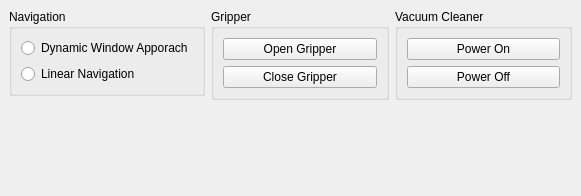
<?xml version="1.0" encoding="UTF-8"?>
<ui version="4.0">
 <class>MainWindow</class>
 <widget class="QMainWindow" name="MainWindow">
  <property name="geometry">
   <rect>
    <x>0</x>
    <y>0</y>
    <width>581</width>
    <height>196</height>
   </rect>
  </property>
  <property name="windowTitle">
   <string>Control GUI of Chromosome</string>
  </property>
  <widget class="QWidget" name="centralwidget">
   <layout class="QHBoxLayout" name="horizontalLayout">
    <item>
     <layout class="QVBoxLayout" name="verticalLayout">
      <item>
       <widget class="QGroupBox" name="groupBox">
        <property name="title">
         <string>Navigation</string>
        </property>
        <layout class="QVBoxLayout" name="verticalLayout_2">
         <item>
          <widget class="QRadioButton" name="rDWA">
           <property name="text">
            <string>Dynamic Window Apporach</string>
           </property>
          </widget>
         </item>
         <item>
          <widget class="QRadioButton" name="rLin">
           <property name="text">
            <string>Linear Navigation</string>
           </property>
          </widget>
         </item>
        </layout>
        <zorder>rLin</zorder>
        <zorder>rDWA</zorder>
       </widget>
      </item>
      <item>
       <spacer name="verticalSpacer">
        <property name="orientation">
         <enum>Qt::Vertical</enum>
        </property>
        <property name="sizeHint" stdset="0">
         <size>
          <width>20</width>
          <height>40</height>
         </size>
        </property>
       </spacer>
      </item>
     </layout>
    </item>
    <item>
     <layout class="QVBoxLayout" name="verticalLayout_3">
      <item>
       <widget class="QGroupBox" name="gripper">
        <property name="title">
         <string>Gripper</string>
        </property>
        <layout class="QVBoxLayout" name="verticalLayout_4">
         <item>
          <widget class="QPushButton" name="btnOpen">
           <property name="text">
            <string>Open Gripper</string>
           </property>
          </widget>
         </item>
         <item>
          <widget class="QPushButton" name="btnClose">
           <property name="text">
            <string>Close Gripper</string>
           </property>
          </widget>
         </item>
        </layout>
       </widget>
      </item>
      <item>
       <spacer name="verticalSpacer_2">
        <property name="orientation">
         <enum>Qt::Vertical</enum>
        </property>
        <property name="sizeHint" stdset="0">
         <size>
          <width>20</width>
          <height>40</height>
         </size>
        </property>
       </spacer>
      </item>
     </layout>
    </item>
    <item>
     <layout class="QVBoxLayout" name="verticalLayout_14">
      <item>
       <widget class="QGroupBox" name="vacuum">
        <property name="title">
         <string>Vacuum Cleaner</string>
        </property>
        <layout class="QVBoxLayout" name="verticalLayout_14">
         <item>
          <widget class="QPushButton" name="btnOn">
           <property name="text">
            <string>Power On</string>
           </property>
          </widget>
         </item>
         <item>
          <widget class="QPushButton" name="btnOff">
           <property name="text">
            <string>Power Off</string>
           </property>
          </widget>
         </item>
        </layout>
       </widget>
      </item>
      <item>
       <spacer name="verticalSpacer_12">
        <property name="orientation">
         <enum>Qt::Vertical</enum>
        </property>
        <property name="sizeHint" stdset="0">
         <size>
          <width>20</width>
          <height>40</height>
         </size>
        </property>
       </spacer>
      </item>
     </layout>
    </item>
   </layout>
  </widget>
 </widget>
 <resources/>
 <connections/>
</ui>
